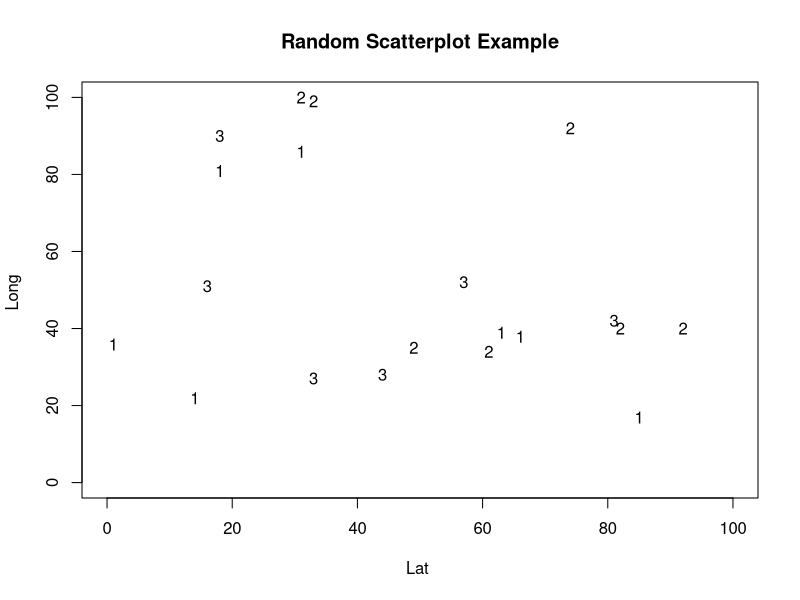
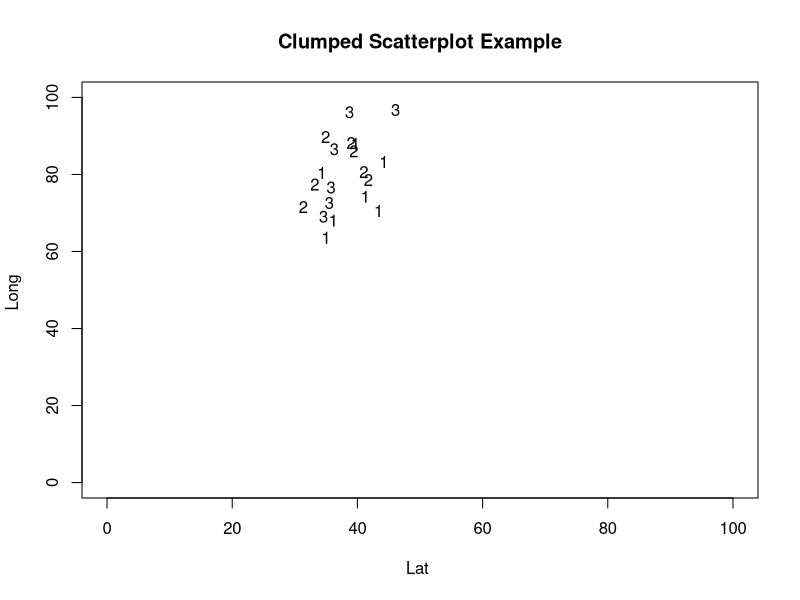
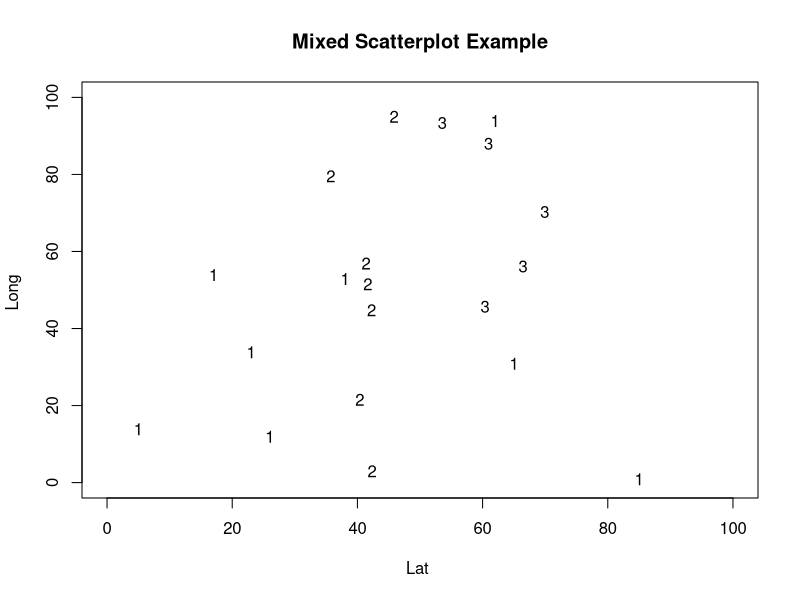
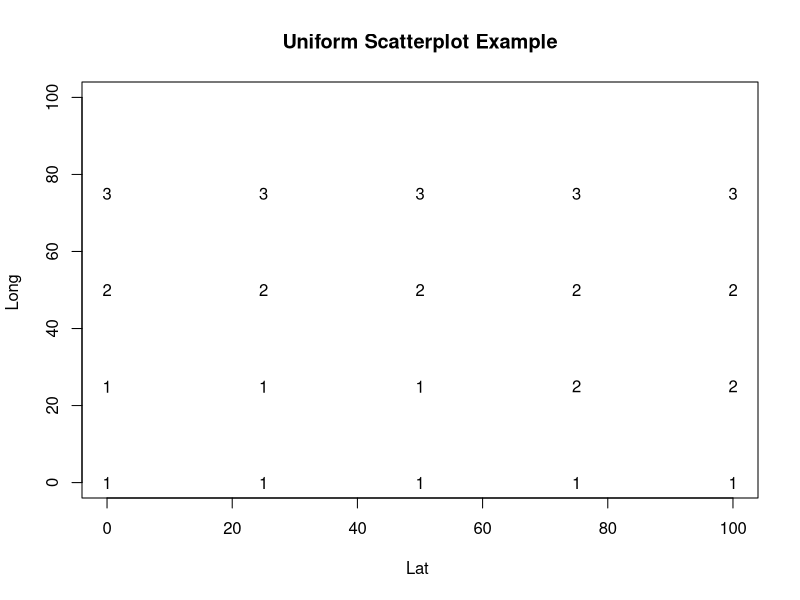

The R source for these figures, in order:
## ---- chunk 1
knitr::opts_chunk$set(echo = TRUE)
## ---- chunk 2

#  color<- c("red", "green", "blue")
#  x<- sample(1:100,20,replace=T)
#  y<- sample(1:100,20,replace=T)
#  att<- sample(color, 20, replace=T)  
#data.made.random<- as.data.frame(rbind(x,y,att) ) 
#to visulize the data
#attach(data.made.random)
#plot(x, y, main="Scatterplot Example",
#     xlab="Lat ", ylab="Long ", pch=att)
#write.csv(data.made.random, file="Example_Data_Random")
## ---- chunk 3

color<- c("1", "2", "3")
x<- sample(1:100,20,replace=T)
y<- sample(1:100,20,replace=T)
att<- sample(color, 20, replace=T)  
data.made.random<- cbind(x,y,att) 
#to visulize the data

plot(data.made.random[,1], data.made.random[,2], main="Random Scatterplot Example",
     xlab="Lat ", ylab="Long ", xlim=c(0, 100), ylim = c(0,100), pch=data.made.random[,3])

write.csv(data.made.random, file="Example_Data_Random")
## ---- chunk 4
for(i in 1:20)
        # 20 Samples
        {
            x<- rnorm(n=i, mean=40 ,sd=5)
            y<- rnorm(n=i, mean=81 ,sd=9.7)
        }


color<- c("1", "2", "3")
att<- sample(color, 20, replace=T)
data.made.clumped<- cbind(x,y,att) 
plot(data.made.clumped[,1], data.made.clumped[,2], main="Clumped Scatterplot Example",
     xlab="Lat ", ylab="Long ", xlim=c(0, 100), ylim = c(0,100), pch=data.made.clumped[,3])


write.csv(data.made.clumped, file="Example_Data_Clumped")
## ---- chunk 5
  x<- sample(1:100,8,replace=T)
  y<- sample(1:100,8,replace=T)
  data.made.pt1<- cbind(x,y,att="1")



# normal/uniform-7
 for(i in 1:7)
        # 7 Samples
        {
            x<- rnorm(n=i, mean=40 ,sd=5)
            y<- runif(i, min=0, max=100)
        }

  data.made.pt2<- cbind(x,y,att="2")
 
#normal/beta-5 
  
for(i in 1:5)
        # 5 Samples
        {
            x<- rnorm(n=i, mean=65, sd=6)
            y<- rbeta(n=i, 4,2)*100
        }

data.made.pt3<- cbind(x,y,att="3")


data.made.mixed<- rbind(data.made.pt1, data.made.pt2, data.made.pt3)

plot(data.made.mixed[,1], data.made.mixed[,2], main="Mixed Scatterplot Example",
     xlab="Lat ", ylab="Long ", xlim=c(0, 100), ylim = c(0,100), pch=data.made.mixed[,3])

write.csv(data.made.mixed, file="Example_Data_Mixed")

## ---- chunk 6
x<- seq(0, 100, length.out = 5)
x <- c(x,x,x,x)
y<- c(0,0,0,0,0,25,25,25,25,25,50,50,50,50,50,75,75,75,75,75)
att<- "3"  
data.made.unif<- cbind(x,y,att)
plot(data.made.unif[,1], data.made.unif[,2], main="Uniform Scatterplot Example",
     xlab="Lat ", ylab="Long ", xlim=c(0, 100), ylim = c(0,100), pch=data.made.mixed[,3])
write.csv(data.made.unif, file="Example_Data_Uniform")
